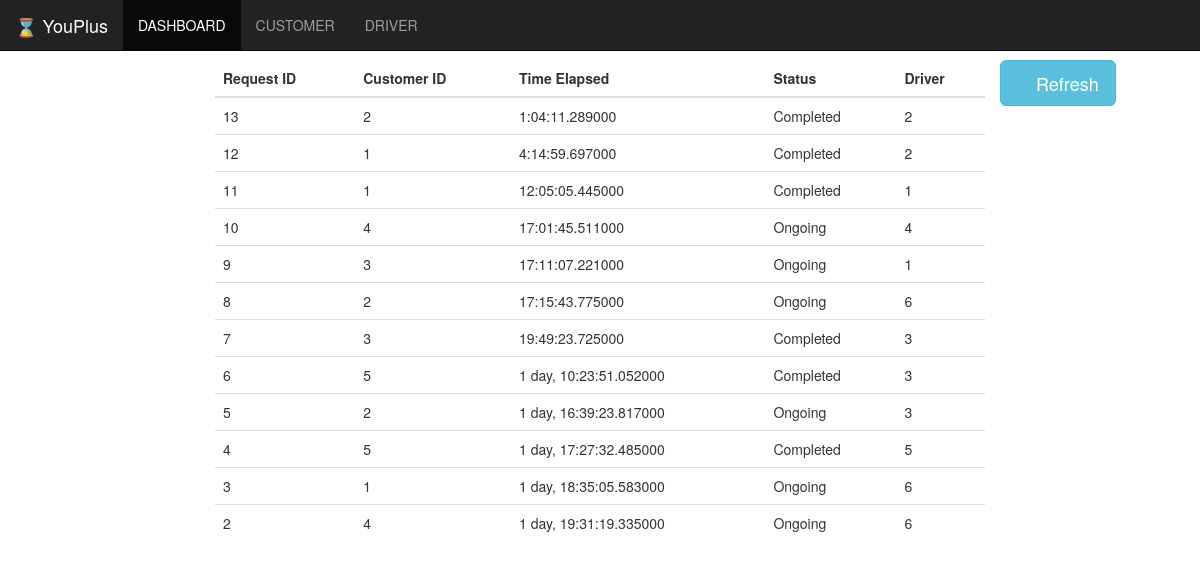
The page / on the database its author committed.
### master/models.py (models this page shows, shortened)
class Request_id(models.Model):
    Cust_ID = models.ForeignKey(CustDtil, on_delete=models.CASCADE)
    Driver_ID = models.ForeignKey(DriverDtil, on_delete=models.CASCADE, null=True)
    req_time = models.DateTimeField(auto_now_add=True)
    pickup = models.DateTimeField(null=True, blank=True)
    drop = models.DateTimeField(null=True, blank=True)
    Status = models.IntegerField(default=0)

class CustDtil(models.Model):
    Cust_ID = models.AutoField(primary_key=True)
    user_name = models.CharField(max_length=250)
    user_lastname = models.CharField(max_length=250)
    user_add = models.CharField(max_length=250)
    user_long = models.IntegerField(default=0)
    user_lat = models.IntegerField(default=0)
    def __str__(self):
        return str(self.Cust_ID)

class DriverDtil(models.Model):
    Driver_ID = models.AutoField(primary_key=True)
    user_name = models.CharField(max_length=250)
    user_lastname = models.CharField(max_length=250)
    user_add = models.CharField(max_length=250)
    user_long = models.CharField(max_length=250)
    user_lat = models.CharField(max_length=250)
    def __str__(self):
        return str(self.Driver_ID)

### master/views.py (the view)
# urls.py: url(r'^$', views.index, name='index'),
def index(request):
    album_id = 3
    Request = Request_id.objects.all().order_by('id').reverse()
    time = []
    for i in Request:
        print('Before',i.req_time)
        tz_info = i.req_time.tzinfo
        now = datetime.datetime.now(tz_info) - i.req_time
        time.append(now)
        i.req_time = now
        print('After',i.req_time)
    print (time)
    return render(request, 'home/index.html', {'Request': Request, 'Time':time, 'album_id':album_id})

### master/templates/home/index.html (shortened to what this page needs)
{% extends 'home/base.html' %}
{% load staticfiles %}
{% block home_active %}active{% endblock %}
{% block body %}
<br><br><br>
<a href="{% url 'master:index' %}" class="btn btn-info btn-lg">
          <span class="glyphicon glyphicon-refresh"></span> Refresh
        </a>
<div class="col-sm-8 col-sm-offset-2">
          <table class="table">
    <thead>
        <tr>
            <th>Request ID</th>
            <th>Customer ID</th>
            <th>Time Elapsed</th>
            <th>Status</th>
            <th>Driver</th>
        </tr>
    </thead>
    <tbody>
    {% if Request %}
            {% for album in Request %}
                <tr>
                    <td>{{ album.id }}</td>
                    <td>{{ album.Cust_ID }}</td>
                    <td>{{ album.req_time }}</td>
                    {% if album.pickup is None %}
                    <td>Waiting</td>
                    {% elif  album.drop is None %}
                    <td>Ongoing</td>
                    {% else %}
                    <td>Completed</td>
                    {% endif %}
                    <td>{{ album.Driver_ID }}</td>
                </tr>
            {% endfor %}
    {% endif %}
    </tbody>
</table>
        </div>
{% endblock %}

### master/templates/home/base.html (shortened to what this page needs)
<!DOCTYPE html>
<html lang="en">
<head>
  {% load staticfiles %}
  <link href="{% static 'home/css/bootstrap.min.css' %}" rel="stylesheet">
</head>
<body >
<nav class="navbar navbar-inverse navbar-fixed-top">
  <div class="container-fluid">
    <div class="navbar-header">
      <a class="brand navbar-brand" href="{% url 'master:index' %}">
        <span class="glyphicon glyphicon-hourglass" aria-hidden="true"></span> YouPlus </a>
    </div>
    <div class="collapse navbar-collapse" id="myNavbar">
      <ul class="nav navbar-nav  ">
        <li class="{% block home_active %}{% endblock %}"><a href="{% url 'master:index' %}">  DASHBOARD</a></li>
        <li class="{% block project_active %}{% endblock %}"><a href="{% url 'master:customerapp' %}">CUSTOMER</a></li>
        <li class="{% block contact_active %}{% endblock %}"><a href="{% url 'master:DRIVERapp' %}">DRIVER</a></li></ul>
    </div>
  </div>
</nav>
{% block body %}
{% endblock %}
</body>
</html>

### rows shown on the page
Request_id: id "13", Cust_ID "2", req_time "1:04:11.289000", shows "Completed", Driver_ID "2"
Request_id: id "12", Cust_ID "1", req_time "4:14:59.697000", shows "Completed", Driver_ID "2"
Request_id: id "11", Cust_ID "1", req_time "12:05:05.445000", shows "Completed", Driver_ID "1"
Request_id: id "10", Cust_ID "4", req_time "17:01:45.511000", shows "Ongoing", Driver_ID "4"
Request_id: id "9", Cust_ID "3", req_time "17:11:07.221000", shows "Ongoing", Driver_ID "1"
Request_id: id "8", Cust_ID "2", req_time "17:15:43.775000", shows "Ongoing", Driver_ID "6"
Request_id: id "7", Cust_ID "3", req_time "19:49:23.725000", shows "Completed", Driver_ID "3"
Request_id: id "6", Cust_ID "5", req_time "1 day, 10:23:51.052000", shows "Completed", Driver_ID "3"
Request_id: id "5", Cust_ID "2", req_time "1 day, 16:39:23.817000", shows "Ongoing", Driver_ID "3"
Request_id: id "4", Cust_ID "5", req_time "1 day, 17:27:32.485000", shows "Completed", Driver_ID "5"
Request_id: id "3", Cust_ID "1", req_time "1 day, 18:35:05.583000", shows "Ongoing", Driver_ID "6"
Request_id: id "2", Cust_ID "4", req_time "1 day, 19:31:19.335000", shows "Ongoing", Driver_ID "6"
